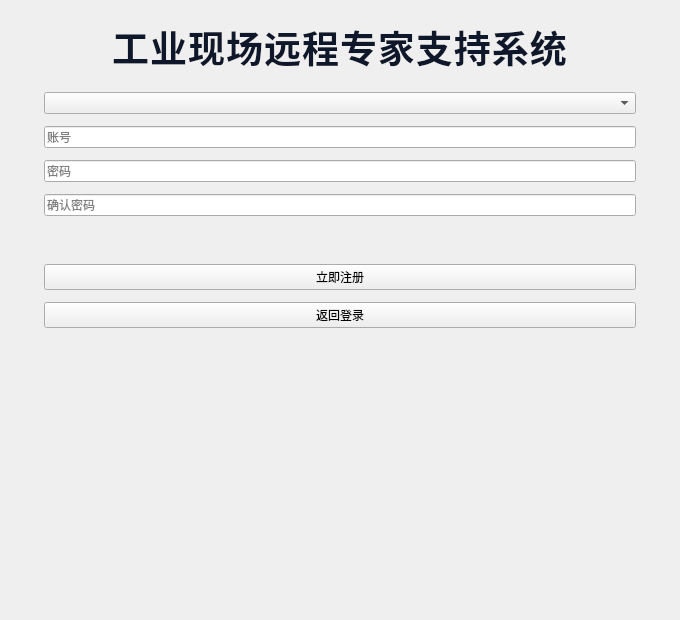
<ui version="4.0">
 <class>Regist</class>
 <widget class="QWidget" name="Regist">
  <property name="geometry">
   <rect><x>0</x><y>0</y><width>680</width><height>620</height></rect>
  </property>
  <property name="minimumSize">
   <size><width>680</width><height>620</height></size>
  </property>
  <property name="windowTitle"><string>注册</string></property>

  <layout class="QVBoxLayout" name="mainLayout">
   <property name="leftMargin"><number>20</number></property>
   <property name="topMargin"><number>20</number></property>
   <property name="rightMargin"><number>20</number></property>
   <property name="bottomMargin"><number>20</number></property>

   <!-- 顶部大标题：楷体 + 放大字号 + 深色 -->
   <item>
    <widget class="QLabel" name="lbTitle">
     <property name="objectName"><string>headline</string></property>
     <property name="text"><string>工业现场远程专家支持系统</string></property>
     <property name="alignment"><set>Qt::AlignHCenter|Qt::AlignVCenter</set></property>
     <property name="margin"><number>8</number></property>
     <property name="styleSheet">
      <string notr="true">color:#0f172a; font-family:&quot;KaiTi&quot;,&quot;STKaiti&quot;,&quot;Kaiti SC&quot;,&quot;KaiTi_GB2312&quot;,&quot;Noto Serif SC&quot;,serif; letter-spacing:1px;</string>
     </property>
     <property name="font">
      <font>
       <pointsize>28</pointsize>
       <weight>75</weight>
       <bold>true</bold>
      </font>
     </property>
     <property name="minimumHeight">
      <number>60</number>
     </property>
    </widget>
   </item>

   <item>
    <widget class="QFrame" name="card">
     <property name="frameShape"><enum>QFrame::NoFrame</enum></property>
     <property name="frameShadow"><enum>QFrame::Plain</enum></property>
     <layout class="QVBoxLayout" name="cardLayout">
      <property name="leftMargin"><number>24</number></property>
      <property name="topMargin"><number>12</number></property>
      <property name="rightMargin"><number>24</number></property>
      <property name="bottomMargin"><number>12</number></property>
      <property name="spacing"><number>12</number></property>

      <item><widget class="QComboBox" name="cbRole"/></item>
      <item><widget class="QLineEdit" name="leUsername">
        <property name="placeholderText"><string>账号</string></property>
      </widget></item>
      <item><widget class="QLineEdit" name="lePassword">
        <property name="placeholderText"><string>密码</string></property>
        <property name="echoMode"><enum>QLineEdit::Password</enum></property>
      </widget></item>
      <item><widget class="QLineEdit" name="leConfirm">
        <property name="placeholderText"><string>确认密码</string></property>
        <property name="echoMode"><enum>QLineEdit::Password</enum></property>
      </widget></item>

      <item>
       <spacer name="spacer_between_confirm_and_buttons">
        <property name="orientation"><enum>Qt::Vertical</enum></property>
        <property name="sizeHint">
         <size><width>20</width><height>8</height></size>
        </property>
       </spacer>
      </item>

      <item>
       <layout class="QVBoxLayout" name="btnsLayout">
        <item><widget class="QPushButton" name="btnRegister">
          <property name="text"><string>立即注册</string></property>
        </widget></item>
        <item><widget class="QPushButton" name="btnBack">
          <property name="text"><string>返回登录</string></property>
        </widget></item>
       </layout>
      </item>

     </layout>
    </widget>
   </item>

   <item>
    <spacer name="spacer_bottom">
     <property name="orientation"><enum>Qt::Vertical</enum></property>
     <property name="sizeHint"><size><width>20</width><height>20</height></size></property>
    </spacer>
   </item>

  </layout>
 </widget>
 <resources/>
 <connections/>
</ui>
